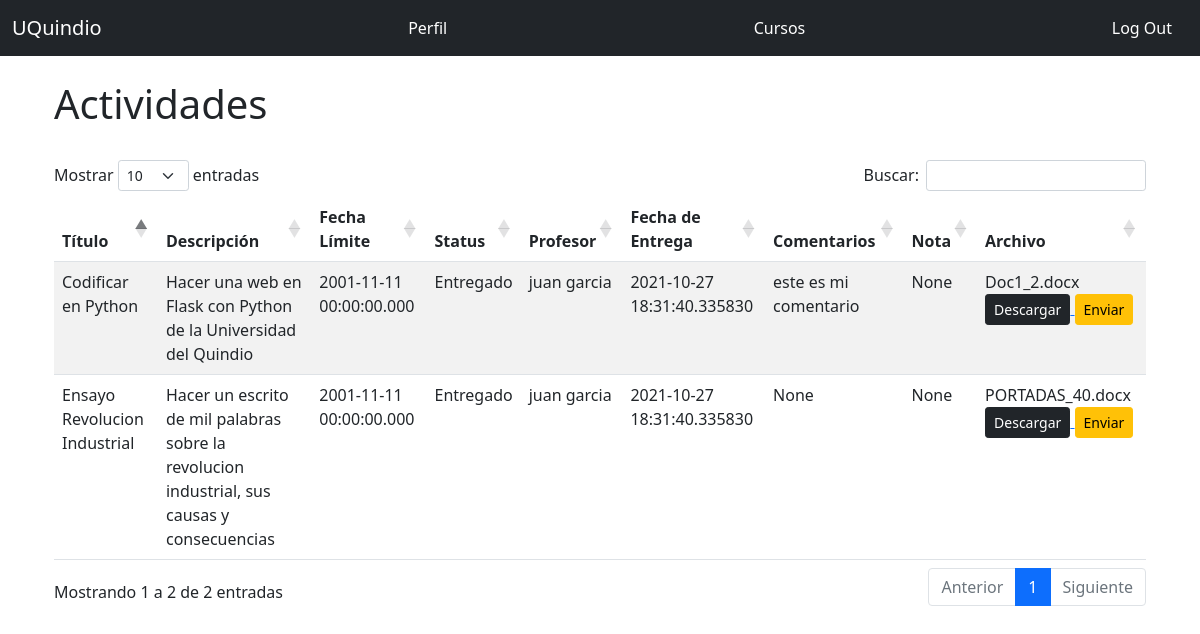
The app's page /activities/4 (signed in), older data.
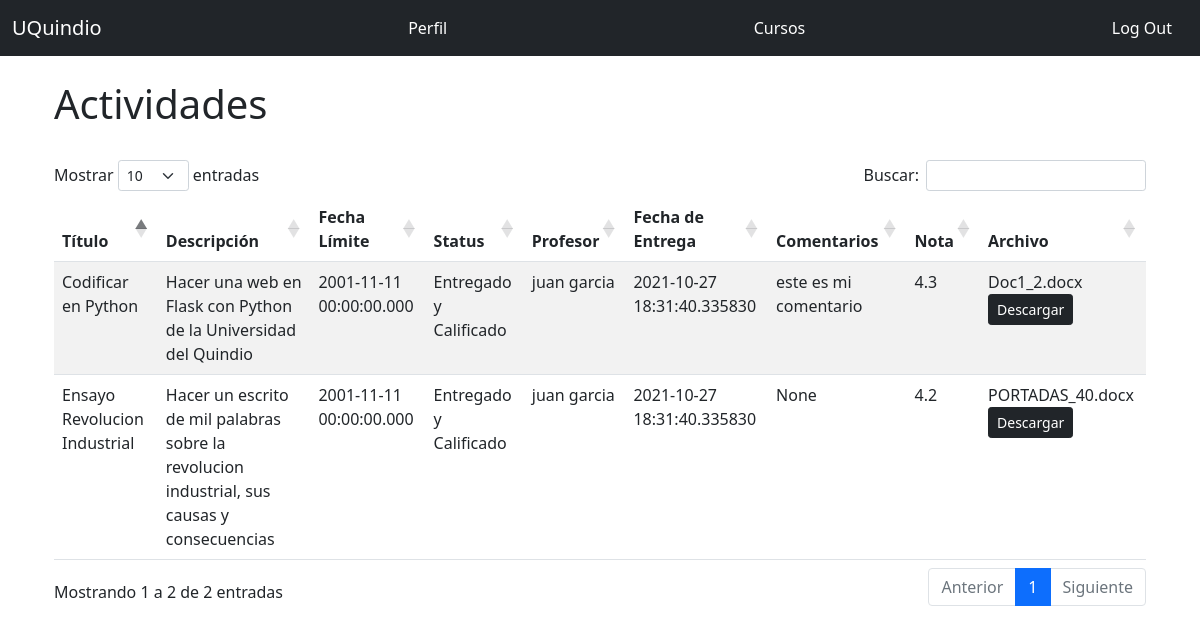
The same page, newer data.
### app.py (models this page shows, shortened)
class Homework(db.Model):
    __tablename__ = 'homework'
    id = db.Column(db.Integer, primary_key = True)
    title = db.Column(db.String(128))
    description = db.Column(db.Text)
    limit_date = db.Column(db.DateTime, default=datetime.utcnow)
    status = db.Column(db.String)
    student_comment = db.Column(db.Text)
    grade = db.Column(db.DECIMAL(5,2))
    date_sent = db.Column(db.DateTime)
    file_url = db.Column(db.String)
    enrollment_id = db.Column(db.Integer, db.ForeignKey('enrollment.id'))

class Teacher(UserMixin, db.Model):
    __tablename__ = 'teachers'
    id = db.Column(db.Integer, primary_key = True)
    email = db.Column(db.String(64), unique=True, index=True)
    username = db.Column(db.String(64), unique=True, index=True)
    name = db.Column(db.String(64))
    last_name = db.Column(db.String(64))
    cc = db.Column(db.Integer, unique=True, index=True)
    age = db.Column(db.Integer)
    genre = db.Column(db.CHAR)
    password_hash = db.Column(db.String(128))
    role_id = db.Column(db.Integer, db.ForeignKey('roles.id'))
    course_list = db.relationship("Course",uselist=True, backref="teacher",lazy="subquery")
    @property
    def password(self):
        raise AttributeError('password no es un atributo legible')

### app.py (the view)
@app.route('/activities/<int:enrollment_id>', methods=['GET', 'POST'])
@login_required
@require_role(role="Student")
def activities(enrollment_id):
    result = db.session.execute('Select courses.name As course, teachers.name As teacher_name, teachers.last_name As teacher_last_name, homework.title As homework, enrollment.id As enrollment, homework.description, homework.status, homework.limit_date, homework.student_comment, homework.grade, homework.date_sent, homework.file_url, homework.id From courses Inner Join enrollment On courses.id = enrollment.course_id Inner Join students On students.id = enrollment.student_id Inner Join teachers On teachers.id = courses.teacher_id Inner Join homework On enrollment.id = homework.enrollment_id Where enrollment.id = :val', {'val': enrollment_id})
    return render_template('activities.html', result=result, enrollment_id=enrollment_id)

### app.py (called while the page is built)
def require_role(role):
    def decorator(func):
        @wraps(func)
        def wrapped_function(*args, **kwargs):
            if not session['account_type'] == role:
                return redirect("/404")
            else:
                return func(*args, **kwargs)
        return wrapped_function
    return decorator

@login_manager.user_loader
def load_user(user_id):
    if session['account_type'] == 'Student':
        return User.query.get(int(user_id))
    elif session['account_type'] == 'Teacher':
        return Teacher.query.get(int(user_id))
    else:
      return None

### templates/activities.html (shortened to what this page needs)
{% extends "base.html" %}
{% block page_content %}
<div class="page-header">
  <h1>Actividades </h1>
</div>
<br/>
  <table id="data" class="table table-striped">
    <thead>
      <tr>
        <th>Título</th>
        <th>Descripción</th>
        <th>Fecha Límite</th>
        <th>Status</th>
        <th>Profesor</th>
        <th>Fecha de Entrega</th>
        <th>Comentarios</th>
        <th>Nota</th>
        <th>Archivo</th>
      </tr>
    </thead>
    <tbody>
      {% for homework in result %}
        <tr>
          <td>{{ homework.homework }}</td>
          <td>{{ homework.description }}</td>
          <td>{{ homework.limit_date }}</td>
          <td>{{ homework.status }}</td>
          <td>{{ homework.teacher_name }} {{ homework.teacher_last_name }}</td>
          <td>{{ homework.date_sent }}</td>
          <td>{{ homework.student_comment }}</td>
          <td>{{ homework.grade}}</td>
          <td>{{ homework.file_url}} {% if homework.file_url %}
            <a href="{{ url_for('download_file', homework_id=homework.id)}}">
              <span class="btn btn-dark btn-sm">Descargar</span>
            </a>{% endif %}
            {% if homework.status != "Entregado y Calificado" %}
            <a href="{{ url_for('upload', homework_id=homework.id, enrollment_id=enrollment_id) }}">
              <span class="btn btn-warning btn-sm">Enviar</span>
            </a>
            {% endif %}
            </td>
        </tr>
      {% endfor %}
    </tbody>
  </table>
{% endblock %}

### templates/base.html (shortened to what this page needs)
<!doctype html>
<html lang="en">
  <head>
    {% block head %}
    <link rel="stylesheet" type="text/css" href="https://cdn.datatables.net/1.10.25/css/dataTables.bootstrap5.css">
    <link href="https://cdn.jsdelivr.net/npm/bootstrap@5.1.2/dist/css/bootstrap.min.css" rel="stylesheet">
    {% endblock %}
  </head>
  <body>
    {% include 'navbar.html' %}
    <br/>
    {% block content %}
        <div class="container">
            <div class= container>
                {% block page_content %}
                {% endblock %}
            </div>
        </div>
    {% endblock %}
  </body>
</html>

### templates/navbar.html (shortened to what this page needs)
<nav class="navbar navbar-expand-lg navbar-dark bg-dark">
  <div class="container-fluid">
    <a class="navbar-brand" href="{{ url_for('index') }}">UQuindio</a>
    {% if current_user.is_authenticated %}
      {% if session['account_type'] == 'Student' %}
          <a class="nav-link" href="{{ url_for('user', username=current_user.username) }}">Perfil</a>
          <a class="nav-link" href="{{ url_for('courses', username=current_user.username) }}">Cursos</a>
          <a class="nav-link" href="{{ url_for('logout') }}">Log Out</a>
      {% else  %}
        <a class="nav-link" href="{{ url_for('user_teacher', username=current_user.username) }}">Perfil</a>
        <a class="nav-link" href="{{ url_for('courses_teacher', username=current_user.username) }}">Cursos</a>
        <a class="nav-link" href="{{ url_for('logout') }}">Log Out</a>
      {% endif %}
    {% endif %}
  </div>
</nav>

### templates/base.html (style rules this page uses)
.nav-link { color: white; }

Row changes from the older to the newer data that the page shows:
changed Homework "Ensayo Revolucion Industrial": status "Entregado" → "Entregado y Calificado"; grade "None" → "4.2"; no longer shows "Enviar"
changed Homework "Codificar en Python": status "Entregado" → "Entregado y Calificado"; grade "None" → "4.3"; no longer shows "Enviar"
